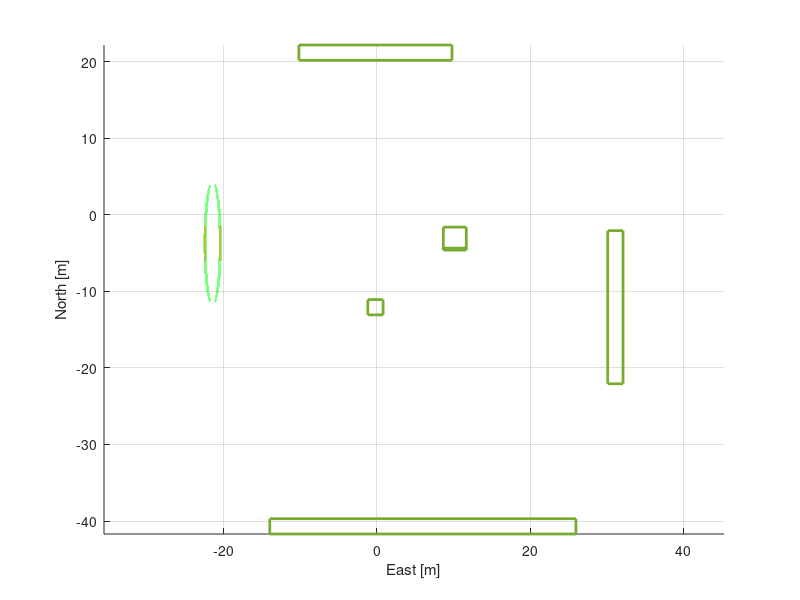

Reproduce this figure in MATLAB.
function [fig, h, h_text] = plotMapSim(fig)
if ~exist('fig', 'var')
    fig = figure();
else
    figure(fig);
end
hold on;

% red = [0.635000000000000 0.0780000000000000 0.184000000000000];
% blue = [0 0.447000000000000 0.741000000000000];
% orange = [0.850000000000000 0.325000000000000 0.0980000000000000];
% yellow = [0.929000000000000 0.694000000000000 0.125000000000000];
% purple = [0.494000000000000 0.184000000000000 0.556000000000000];
green = [0.466000000000000 0.674000000000000 0.188000000000000];
% lightblue = [0.301000000000000 0.745000000000000 0.933000000000000];
% lightorange = [255, 178, 102]./255;
% 
% west_ellipse = [35 34 112]/255;
% north_square = [100, 97, 100]/255;
% north_ellipse = [8 93 68]/255;
% north_circle = [105 55 174]/255;
% south_square = [156 97 15]/255;
% south_rect = [125 32 22]/255;
% west_rect = [125 32 56]/255;
% xt_color = [124 119 5]/255;



square = [-.5, -.5; .5, -.5; .5, .5; -.5, .5; -.5, -.5];


shapes{1} = ones(5, 1).*[-0.20295, -12.06624] + [2 2].*square;
shapes{end+1} = ones(5, 1).*[31.14198, -12.06624] + [2 20].*square;
shapes{end+1} = ones(5, 1).*[5.99079, -40.69405] + [40, 2].*square;
shapes{end+1} = ones(5, 1).*[-0.20295, 21.19193] + [20, 2].*square;

% cube5 = ones(5, 1).*[10.16381, -3.10354] + [3, 3].*square;


t=-pi:0.0001:pi;

% shapes{end+1} = [10.80412, 13.37201] + [2*cos(t'), 2*sin(t')];
% shapes{end+1} = [-5.35571, 6.09444] + [2*2.488*cos(t'), 2*sin(t')];
% shapes{end+1} = [-21.47458, -3.72886] + [2*cos(t'), 16*sin(t')];
shapes{end+1} = [10.80412, 13.37201] + [1*cos(t'), 1*sin(t')];
shapes{end+1} = [-5.35571, 6.09444] + [1*2.488*cos(t'), 1*sin(t')];
shapes{end+1} = [-21.47458, -3.72886] + [1*cos(t'), 8*sin(t')];

shapes{end+1} = [10.16381-.7, -3.10354+.7] + [0.55*cos(t'), 0.55*sin(t')];
shapes{end+1} = [10.16381+.7, -3.10354+.7] + [0.55*cos(t'), 0.55*sin(t')];
shapes{end+1} = [10.16381, -3.10354-.6] + [0.55*cos(t'), 0.55*sin(t')];
shapes{end+1} = ones(5, 1).*[10.16381, -4.4] + [3, 0.1].*square;
shapes{end+1} = [10.16381, -3.10354] + [3, 3].*square;

for i=1:length(shapes)
    h = plot([shapes{i}(:, 1); shapes{i}(1, 1)], [shapes{i}(:, 2); shapes{i}(1, 2)], 'LineWidth', 2, 'Color', green);
end
h_text = 'Installation Line';
hold on
axis equal, grid on
xlabel('East [m]');
ylabel('North [m]');
end

